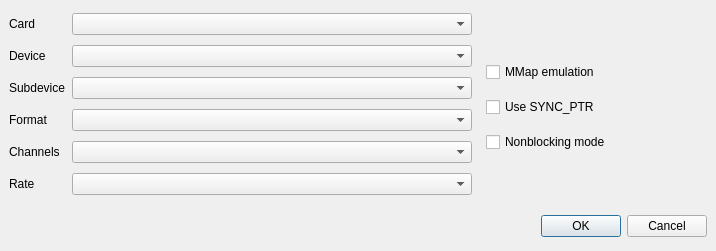
<ui version="4.0" >
 <author></author>
 <comment></comment>
 <exportmacro></exportmacro>
 <class>QHWDialog</class>
 <widget class="QDialog" name="QHWDialog" >
  <property name="geometry" >
   <rect>
    <x>0</x>
    <y>0</y>
    <width>716</width>
    <height>251</height>
   </rect>
  </property>
  <property name="contextMenuPolicy" >
   <enum>Qt::NoContextMenu</enum>
  </property>
  <property name="windowTitle" >
   <string>HW device properties</string>
  </property>
  <property name="windowIcon" >
   <iconset/>
  </property>
  <property name="modal" >
   <bool>true</bool>
  </property>
  <layout class="QGridLayout" >
   <property name="margin" >
    <number>9</number>
   </property>
   <property name="spacing" >
    <number>6</number>
   </property>
   <item row="0" column="1" >
    <layout class="QVBoxLayout" >
     <property name="margin" >
      <number>0</number>
     </property>
     <property name="spacing" >
      <number>6</number>
     </property>
     <item>
      <spacer>
       <property name="orientation" >
        <enum>Qt::Vertical</enum>
       </property>
       <property name="sizeHint" >
        <size>
         <width>20</width>
         <height>40</height>
        </size>
       </property>
      </spacer>
     </item>
     <item>
      <layout class="QVBoxLayout" >
       <property name="margin" >
        <number>8</number>
       </property>
       <property name="spacing" >
        <number>15</number>
       </property>
       <item>
        <widget class="QCheckBox" name="alMMap" >
         <property name="minimumSize" >
          <size>
           <width>170</width>
           <height>0</height>
          </size>
         </property>
         <property name="maximumSize" >
          <size>
           <width>170</width>
           <height>16777215</height>
          </size>
         </property>
         <property name="text" >
          <string>MMap emulation</string>
         </property>
        </widget>
       </item>
       <item>
        <widget class="QCheckBox" name="alSyncPtr" >
         <property name="text" >
          <string>Use SYNC_PTR</string>
         </property>
        </widget>
       </item>
       <item>
        <widget class="QCheckBox" name="alNonblock" >
         <property name="text" >
          <string>Nonblocking mode</string>
         </property>
        </widget>
       </item>
      </layout>
     </item>
     <item>
      <spacer>
       <property name="orientation" >
        <enum>Qt::Vertical</enum>
       </property>
       <property name="sizeHint" >
        <size>
         <width>20</width>
         <height>40</height>
        </size>
       </property>
      </spacer>
     </item>
    </layout>
   </item>
   <item row="0" column="0" >
    <layout class="QVBoxLayout" >
     <property name="margin" >
      <number>0</number>
     </property>
     <property name="spacing" >
      <number>6</number>
     </property>
     <item>
      <layout class="QHBoxLayout" >
       <property name="margin" >
        <number>0</number>
       </property>
       <property name="spacing" >
        <number>6</number>
       </property>
       <item>
        <widget class="QLabel" name="label" >
         <property name="text" >
          <string>Card</string>
         </property>
         <property name="buddy" >
          <cstring>alCard</cstring>
         </property>
        </widget>
       </item>
       <item>
        <widget class="QComboBox" name="alCard" >
         <property name="minimumSize" >
          <size>
           <width>400</width>
           <height>0</height>
          </size>
         </property>
        </widget>
       </item>
      </layout>
     </item>
     <item>
      <layout class="QHBoxLayout" >
       <property name="margin" >
        <number>0</number>
       </property>
       <property name="spacing" >
        <number>6</number>
       </property>
       <item>
        <widget class="QLabel" name="label_2" >
         <property name="text" >
          <string>Device</string>
         </property>
         <property name="buddy" >
          <cstring>alDevice</cstring>
         </property>
        </widget>
       </item>
       <item>
        <widget class="QComboBox" name="alDevice" >
         <property name="minimumSize" >
          <size>
           <width>400</width>
           <height>0</height>
          </size>
         </property>
        </widget>
       </item>
      </layout>
     </item>
     <item>
      <layout class="QHBoxLayout" >
       <property name="margin" >
        <number>0</number>
       </property>
       <property name="spacing" >
        <number>6</number>
       </property>
       <item>
        <widget class="QLabel" name="label_3" >
         <property name="text" >
          <string>Subdevice</string>
         </property>
         <property name="buddy" >
          <cstring>alSubdevice</cstring>
         </property>
        </widget>
       </item>
       <item>
        <widget class="QComboBox" name="alSubdevice" >
         <property name="minimumSize" >
          <size>
           <width>400</width>
           <height>0</height>
          </size>
         </property>
        </widget>
       </item>
      </layout>
     </item>
     <item>
      <layout class="QHBoxLayout" >
       <property name="margin" >
        <number>0</number>
       </property>
       <property name="spacing" >
        <number>6</number>
       </property>
       <item>
        <widget class="QLabel" name="label_4" >
         <property name="text" >
          <string>Format</string>
         </property>
         <property name="buddy" >
          <cstring>alFormat</cstring>
         </property>
        </widget>
       </item>
       <item>
        <widget class="QComboBox" name="alFormat" >
         <property name="minimumSize" >
          <size>
           <width>400</width>
           <height>0</height>
          </size>
         </property>
        </widget>
       </item>
      </layout>
     </item>
     <item>
      <layout class="QHBoxLayout" >
       <property name="margin" >
        <number>0</number>
       </property>
       <property name="spacing" >
        <number>6</number>
       </property>
       <item>
        <widget class="QLabel" name="label_5" >
         <property name="text" >
          <string>Channels</string>
         </property>
         <property name="buddy" >
          <cstring>alChannels</cstring>
         </property>
        </widget>
       </item>
       <item>
        <widget class="QComboBox" name="alChannels" >
         <property name="minimumSize" >
          <size>
           <width>400</width>
           <height>0</height>
          </size>
         </property>
        </widget>
       </item>
      </layout>
     </item>
     <item>
      <layout class="QHBoxLayout" >
       <property name="margin" >
        <number>0</number>
       </property>
       <property name="spacing" >
        <number>6</number>
       </property>
       <item>
        <widget class="QLabel" name="label_6" >
         <property name="text" >
          <string>Rate</string>
         </property>
         <property name="buddy" >
          <cstring>alRate</cstring>
         </property>
        </widget>
       </item>
       <item>
        <widget class="QComboBox" name="alRate" >
         <property name="minimumSize" >
          <size>
           <width>400</width>
           <height>0</height>
          </size>
         </property>
        </widget>
       </item>
      </layout>
     </item>
    </layout>
   </item>
   <item row="1" column="0" colspan="2" >
    <layout class="QHBoxLayout" >
     <property name="margin" >
      <number>0</number>
     </property>
     <property name="spacing" >
      <number>6</number>
     </property>
     <item>
      <spacer>
       <property name="orientation" >
        <enum>Qt::Horizontal</enum>
       </property>
       <property name="sizeHint" >
        <size>
         <width>131</width>
         <height>31</height>
        </size>
       </property>
      </spacer>
     </item>
     <item>
      <widget class="QPushButton" name="okButton" >
       <property name="text" >
        <string>OK</string>
       </property>
      </widget>
     </item>
     <item>
      <widget class="QPushButton" name="cancelButton" >
       <property name="text" >
        <string>Cancel</string>
       </property>
      </widget>
     </item>
    </layout>
   </item>
  </layout>
 </widget>
 <layoutdefault spacing="6" margin="9" />
 <pixmapfunction></pixmapfunction>
 <tabstops>
  <tabstop>alCard</tabstop>
  <tabstop>alDevice</tabstop>
  <tabstop>alSubdevice</tabstop>
  <tabstop>alFormat</tabstop>
  <tabstop>alChannels</tabstop>
  <tabstop>alRate</tabstop>
  <tabstop>alMMap</tabstop>
  <tabstop>alSyncPtr</tabstop>
  <tabstop>alNonblock</tabstop>
  <tabstop>okButton</tabstop>
  <tabstop>cancelButton</tabstop>
 </tabstops>
 <includes/>
 <resources/>
 <connections>
  <connection>
   <sender>okButton</sender>
   <signal>clicked()</signal>
   <receiver>QHWDialog</receiver>
   <slot>accept()</slot>
   <hints>
    <hint type="sourcelabel" >
     <x>388</x>
     <y>213</y>
    </hint>
    <hint type="destinationlabel" >
     <x>96</x>
     <y>250</y>
    </hint>
   </hints>
  </connection>
  <connection>
   <sender>cancelButton</sender>
   <signal>clicked()</signal>
   <receiver>QHWDialog</receiver>
   <slot>reject()</slot>
   <hints>
    <hint type="sourcelabel" >
     <x>481</x>
     <y>213</y>
    </hint>
    <hint type="destinationlabel" >
     <x>179</x>
     <y>250</y>
    </hint>
   </hints>
  </connection>
 </connections>
</ui>
